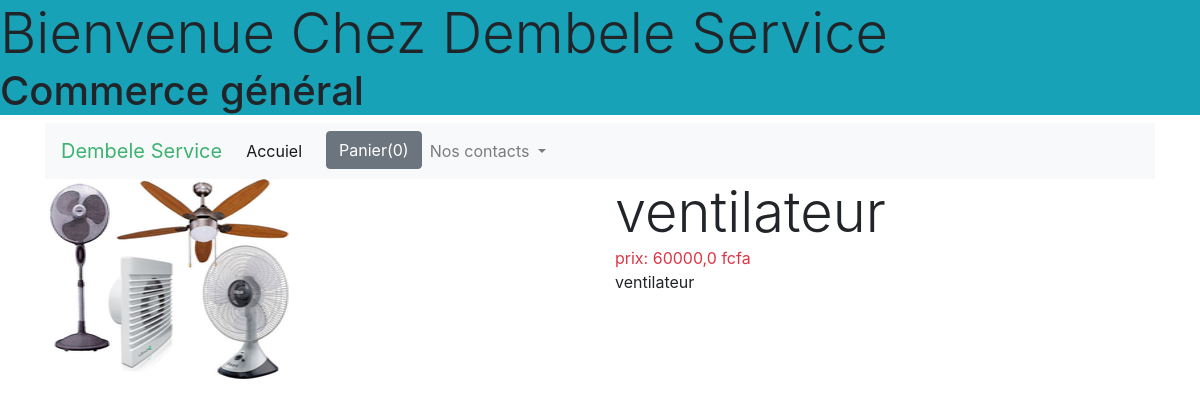
The page /14 on the database its author committed.
### shop/models.py (models this page shows, shortened)
class product(models.Model):
    title = models.CharField(max_length=200)
    prix = models.FloatField()
    description = models.TextField()
    category =models.ForeignKey(category, related_name='categorie', on_delete=models.CASCADE)
    image = models.CharField(max_length=5000)
    image = models.ImageField(upload_to='images')
    date_added = models.DateTimeField(auto_now= True)
    class Meta :
        ordering = ['-date_added']

### shop/views.py (the view)
# urls.py: path('<int:myid>', detail, name="detail"),
def detail(request, myid):
    product_object = product.objects.get(id=myid)
    return  render(request, 'shop/detail.html', {'product': product_object})

### shop/templates/shop/detail.html
{% extends 'shop/base.html' %}
{% block content %}
     <div class="row">
        <div class="col-md-6">
            <div>
                <img src="{{ product.image }}" width="250px" height="200px" alt="">
            </div>
        </div>
        <div class="col-md-6">
            <div class="text-waring display-4">
                {{ product.title }}
            </div>
            <div class="text-danger">
                prix: {{ product.prix }} fcfa
            </div>
            <div>
                {{ product.description }}
     </div>
{% endblock %}

### rows shown on the page
product: image (picture), title "ventilateur", prix "60000,0", description "ventilateur"
